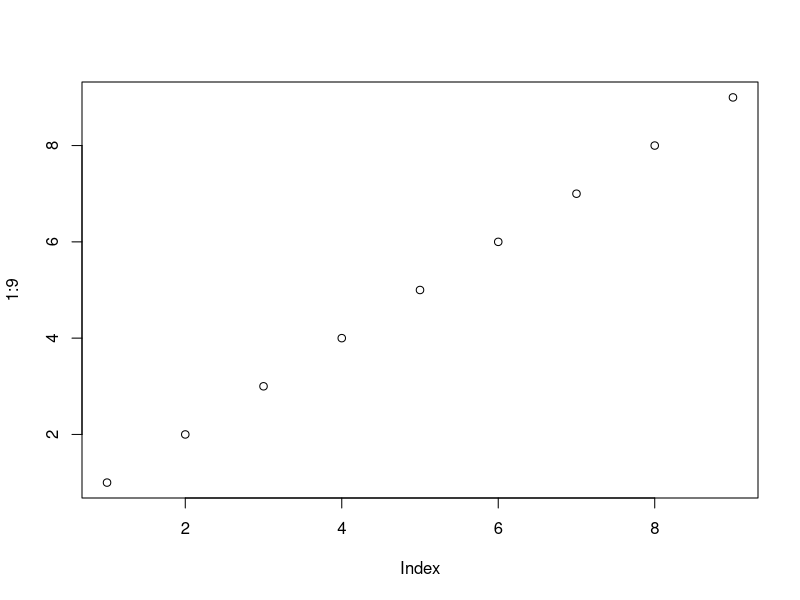
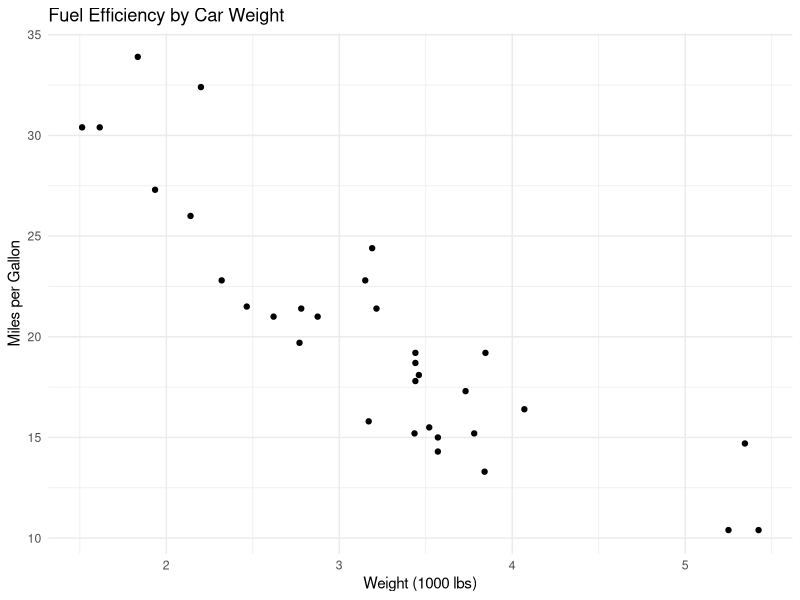

R code for these plots, in order:
## ---- chunk 1
#| label: fig-rplot
#| fig-cap: "A simple R plot"
plot(1:9)

## ---- chunk 2

## ---- chunk 3
#| echo: false
library(ggplot2)
data(mtcars)
ggplot(mtcars, aes(x = wt, y = mpg)) +
  geom_point() +
  labs(title = "Fuel Efficiency by Car Weight",
       x = "Weight (1000 lbs)",
       y = "Miles per Gallon") +
  theme_minimal()
